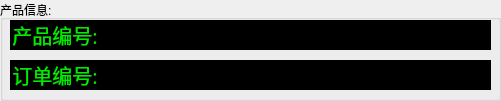
  <widget class="QGroupBox" name="groupBox_3">
   <property name="geometry">
    <rect>
     <x>10</x>
     <y>10</y>
     <width>501</width>
     <height>101</height>
    </rect>
   </property>
   <property name="title">
    <string>产品信息:</string>
   </property>
   <widget class="QLabel" name="label_12">
    <property name="geometry">
     <rect>
      <x>100</x>
      <y>20</y>
      <width>391</width>
      <height>30</height>
     </rect>
    </property>
    <property name="font">
     <font>
      <family>宋体</family>
      <pointsize>15</pointsize>
      <weight>9</weight>
      <italic>false</italic>
      <bold>false</bold>
     </font>
    </property>
    <property name="styleSheet">
     <string notr="true">background-color: rgb(0, 0, 0);
color : #00EC00;
font: 75 15pt &quot;宋体&quot;;</string>
    </property>
    <property name="text">
     <string/>
    </property>
    <property name="alignment">
     <set>Qt::AlignLeading|Qt::AlignLeft|Qt::AlignVCenter</set>
    </property>
   </widget>
   <widget class="QLabel" name="label_13">
    <property name="geometry">
     <rect>
      <x>100</x>
      <y>60</y>
      <width>391</width>
      <height>30</height>
     </rect>
    </property>
    <property name="font">
     <font>
      <family>宋体</family>
      <pointsize>15</pointsize>
      <weight>9</weight>
      <italic>false</italic>
      <bold>false</bold>
     </font>
    </property>
    <property name="styleSheet">
     <string notr="true">background-color: rgb(0, 0, 0);
color : #00EC00;
font: 75 15pt &quot;宋体&quot;;</string>
    </property>
    <property name="text">
     <string/>
    </property>
    <property name="alignment">
     <set>Qt::AlignLeading|Qt::AlignLeft|Qt::AlignVCenter</set>
    </property>
   </widget>
   <widget class="QLabel" name="label_14">
    <property name="geometry">
     <rect>
      <x>10</x>
      <y>20</y>
      <width>90</width>
      <height>30</height>
     </rect>
    </property>
    <property name="font">
     <font>
      <family>宋体</family>
      <pointsize>15</pointsize>
      <weight>9</weight>
      <italic>false</italic>
      <bold>false</bold>
     </font>
    </property>
    <property name="styleSheet">
     <string notr="true">background-color: rgb(0, 0, 0);
color : #00EC00;
font: 75 15pt &quot;宋体&quot;;</string>
    </property>
    <property name="text">
     <string>产品编号:</string>
    </property>
    <property name="alignment">
     <set>Qt::AlignCenter</set>
    </property>
   </widget>
   <widget class="QLabel" name="label_16">
    <property name="geometry">
     <rect>
      <x>10</x>
      <y>60</y>
      <width>90</width>
      <height>30</height>
     </rect>
    </property>
    <property name="font">
     <font>
      <family>宋体</family>
      <pointsize>15</pointsize>
      <weight>9</weight>
      <italic>false</italic>
      <bold>false</bold>
     </font>
    </property>
    <property name="styleSheet">
     <string notr="true">background-color: rgb(0, 0, 0);
color : #00EC00;
font: 75 15pt &quot;宋体&quot;;</string>
    </property>
    <property name="text">
     <string>订单编号:</string>
    </property>
    <property name="alignment">
     <set>Qt::AlignCenter</set>
    </property>
   </widget>
  </widget>
